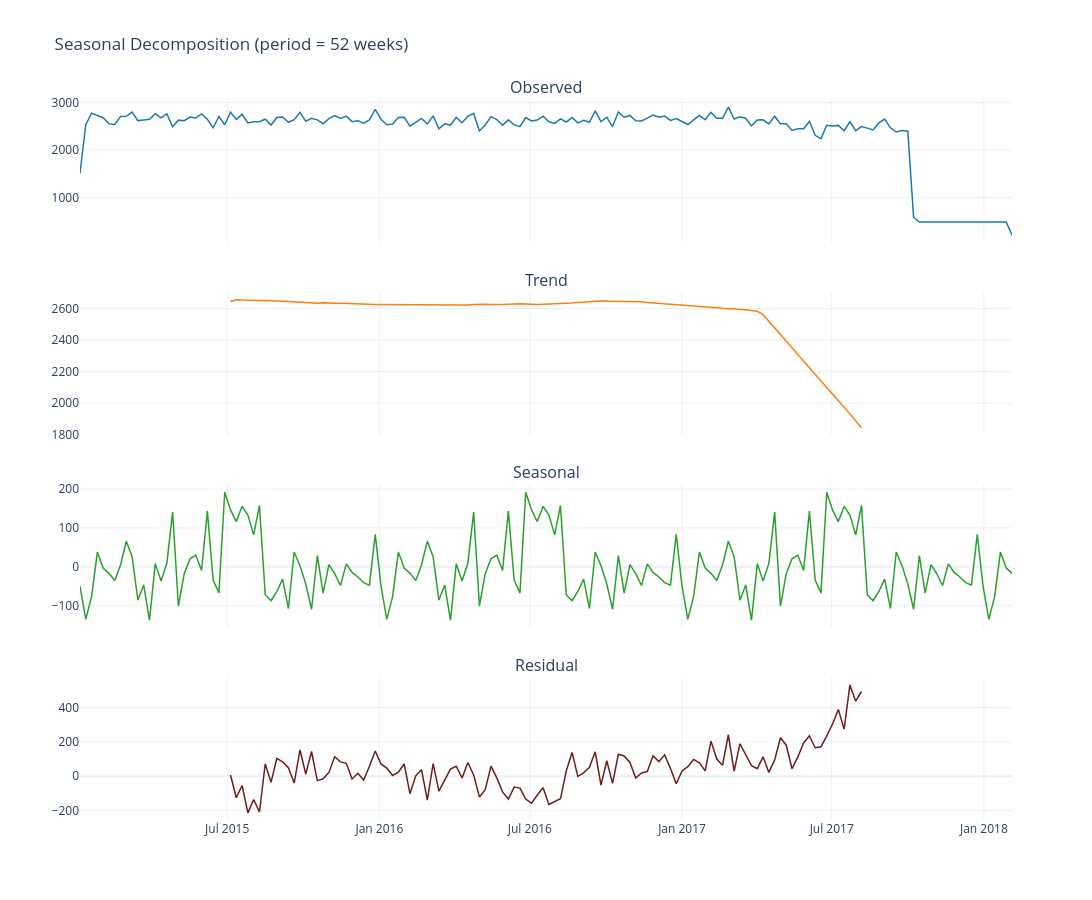
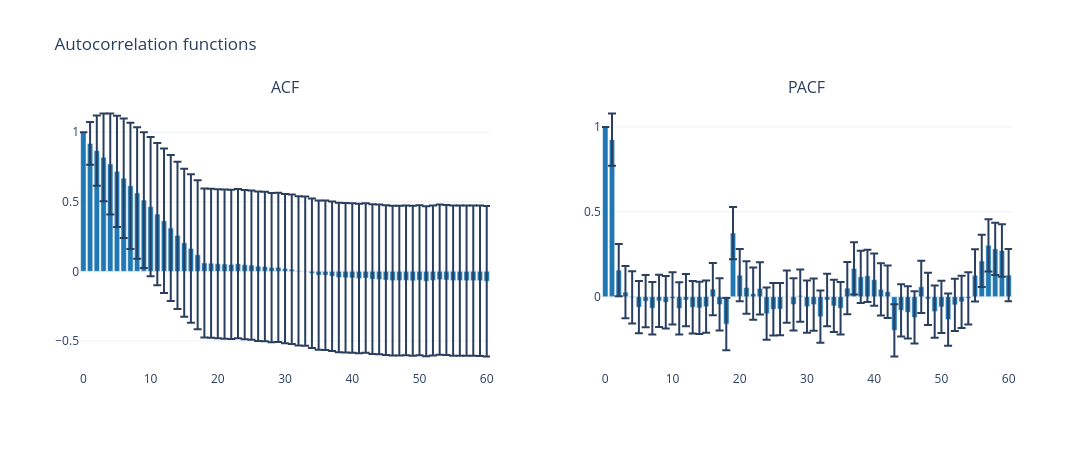

The cell these charts' notebook holds for them, in order:
### Markdown cell above
## EDA: Seasonality

### Code cell
season_info = eda.detect_seasonality(period=52)

print(f"Seasonal strength : {season_info['seasonal_strength']:.3f}")
print(f"ACF at lag 52     : {season_info['acf_at_period']:.3f}")
print(f"Seasonality detected: {season_info['has_seasonality']}")

fig_decomp = plot_seasonality(weekly_clean, period=52)
fig_decomp.show()

fig_acf = plot_autocorrelation(weekly_clean, lags=60)
fig_acf.show()

### Figure 1 — Plotly figure (JSON) as saved in the notebook; plotly's stock layout.template omitted (floating-point values rounded to 4 significant figures; data arrays with more than 128 entries replaced by an {"elided": "..."} marker saying what was removed)
{"data": [{"line": {"color": "#1f77b4", "width": 1.5}, "mode": "lines", "showlegend": false, "type": "scatter", "x": {"elided": "162 str values"}, "xaxis": "x", "y": {"elided": "162 float values"}, "yaxis": "y"}, {"line": {"color": "#ff7f0e", "width": 1.5}, "mode": "lines", "showlegend": false, "type": "scatter", "x": {"elided": "162 str values"}, "xaxis": "x2", "y": {"elided": "162 float values"}, "yaxis": "y2"}, {"line": {"color": "#2ca02c", "width": 1.5}, "mode": "lines", "showlegend": false, "type": "scatter", "x": {"elided": "162 str values"}, "xaxis": "x3", "y": {"elided": "162 float values"}, "yaxis": "y3"}, {"line": {"color": "#711b1b", "width": 1.5}, "mode": "lines", "showlegend": false, "type": "scatter", "x": {"elided": "162 str values"}, "xaxis": "x4", "y": {"elided": "162 float values"}, "yaxis": "y4"}], "layout": {"annotations": [{"font": {"size": 16}, "showarrow": false, "text": "Observed", "x": 0.5, "xanchor": "center", "xref": "paper", "y": 1, "yanchor": "bottom", "yref": "paper"}, {"font": {"size": 16}, "showarrow": false, "text": "Trend", "x": 0.5, "xanchor": "center", "xref": "paper", "y": 0.7325, "yanchor": "bottom", "yref": "paper"}, {"font": {"size": 16}, "showarrow": false, "text": "Seasonal", "x": 0.5, "xanchor": "center", "xref": "paper", "y": 0.465, "yanchor": "bottom", "yref": "paper"}, {"font": {"size": 16}, "showarrow": false, "text": "Residual", "x": 0.5, "xanchor": "center", "xref": "paper", "y": 0.1975, "yanchor": "bottom", "yref": "paper"}], "height": 900, "title": {"text": "Seasonal Decomposition (period = 52 weeks)"}, "width": 1100, "xaxis": {"anchor": "y", "domain": [0, 1], "matches": "x4", "showticklabels": false}, "xaxis2": {"anchor": "y2", "domain": [0, 1], "matches": "x4", "showticklabels": false}, "xaxis3": {"anchor": "y3", "domain": [0, 1], "matches": "x4", "showticklabels": false}, "xaxis4": {"anchor": "y4", "domain": [0, 1]}, "yaxis": {"anchor": "x", "domain": [0.8025, 1]}, "yaxis2": {"anchor": "x2", "domain": [0.535, 0.7325]}, "yaxis3": {"anchor": "x3", "domain": [0.2675, 0.465]}, "yaxis4": {"anchor": "x4", "domain": [0, 0.1975]}}}

### Figure 2 — Plotly figure (JSON) as saved in the notebook; plotly's stock layout.template omitted (floating-point values rounded to 4 significant figures)
{"data": [{"error_y": {"array": [0.0, 0.154, 0.2526, 0.3155, 0.3624, 0.3995, 0.4291, 0.4531, 0.4725, 0.4882, 0.5008, 0.5109, 0.5187, 0.5247, 0.529, 0.532, 0.5339, 0.5351, 0.5357, 0.5359, 0.536, 0.5362, 0.5363, 0.5364, 0.5365, 0.5366, 0.5367, 0.5368, 0.5368, 0.5369, 0.5369, 0.5369, 0.5369, 0.5369, 0.5369, 0.5369, 0.537, 0.537, 0.5371, 0.5371, 0.5372, 0.5373, 0.5375, 0.5376, 0.5377, 0.5378, 0.538, 0.5382, 0.5384, 0.5386, 0.5388, 0.539, 0.5392, 0.5394, 0.5395, 0.5397, 0.5399, 0.5401, 0.5403, 0.5405, 0.5407], "arrayminus": [0.0, 0.154, 0.2526, 0.3155, 0.3624, 0.3995, 0.4291, 0.4531, 0.4725, 0.4882, 0.5008, 0.5109, 0.5187, 0.5247, 0.529, 0.532, 0.5339, 0.5351, 0.5357, 0.5359, 0.536, 0.5362, 0.5363, 0.5364, 0.5365, 0.5366, 0.5367, 0.5368, 0.5368, 0.5369, 0.5369, 0.5369, 0.5369, 0.5369, 0.5369, 0.5369, 0.537, 0.537, 0.5371, 0.5371, 0.5372, 0.5373, 0.5375, 0.5376, 0.5377, 0.5378, 0.538, 0.5382, 0.5384, 0.5386, 0.5388, 0.539, 0.5392, 0.5394, 0.5395, 0.5397, 0.5399, 0.5401, 0.5403, 0.5405, 0.5407], "type": "data", "visible": true}, "marker": {"color": "#1f77b4"}, "name": "ACF", "type": "bar", "x": [0, 1, 2, 3, 4, 5, 6, 7, 8, 9, 10, 11, 12, 13, 14, 15, 16, 17, 18, 19, 20, 21, 22, 23, 24, 25, 26, 27, 28, 29, 30, 31, 32, 33, 34, 35, 36, 37, 38, 39, 40, 41, 42, 43, 44, 45, 46, 47, 48, 49, 50, 51, 52, 53, 54, 55, 56, 57, 58, 59, 60], "xaxis": "x", "y": [1.0, 0.9196, 0.8679, 0.819, 0.7717, 0.719, 0.6692, 0.6145, 0.5634, 0.5123, 0.4648, 0.4116, 0.3634, 0.3113, 0.2583, 0.2048, 0.1646, 0.119, 0.06033, 0.05813, 0.05453, 0.05244, 0.04979, 0.05465, 0.0482, 0.0445, 0.0366, 0.03442, 0.02707, 0.02819, 0.01988, 0.01462, 0.003538, 0.001374, -0.01408, -0.0271, -0.02773, -0.03513, -0.04388, -0.04604, -0.04755, -0.05212, -0.04802, -0.05614, -0.05799, -0.06292, -0.06687, -0.06623, -0.06499, -0.06799, -0.0638, -0.07088, -0.06506, -0.05982, -0.06205, -0.06665, -0.06612, -0.06673, -0.06707, -0.06716, -0.07134], "yaxis": "y"}, {"error_y": {"array": [0.0, 0.154, 0.154, 0.154, 0.154, 0.154, 0.154, 0.154, 0.154, 0.154, 0.154, 0.154, 0.154, 0.154, 0.154, 0.154, 0.154, 0.154, 0.154, 0.154, 0.154, 0.154, 0.154, 0.154, 0.154, 0.154, 0.154, 0.154, 0.154, 0.154, 0.154, 0.154, 0.154, 0.154, 0.154, 0.154, 0.154, 0.154, 0.154, 0.154, 0.154, 0.154, 0.154, 0.154, 0.154, 0.154, 0.154, 0.154, 0.154, 0.154, 0.154, 0.154, 0.154, 0.154, 0.154, 0.154, 0.154, 0.154, 0.154, 0.154, 0.154], "arrayminus": [0.0, 0.154, 0.154, 0.154, 0.154, 0.154, 0.154, 0.154, 0.154, 0.154, 0.154, 0.154, 0.154, 0.154, 0.154, 0.154, 0.154, 0.154, 0.154, 0.154, 0.154, 0.154, 0.154, 0.154, 0.154, 0.154, 0.154, 0.154, 0.154, 0.154, 0.154, 0.154, 0.154, 0.154, 0.154, 0.154, 0.154, 0.154, 0.154, 0.154, 0.154, 0.154, 0.154, 0.154, 0.154, 0.154, 0.154, 0.154, 0.154, 0.154, 0.154, 0.154, 0.154, 0.154, 0.154, 0.154, 0.154, 0.154, 0.154, 0.154, 0.154], "type": "data", "visible": true}, "marker": {"color": "#1f77b4"}, "name": "PACF", "type": "bar", "x": [0, 1, 2, 3, 4, 5, 6, 7, 8, 9, 10, 11, 12, 13, 14, 15, 16, 17, 18, 19, 20, 21, 22, 23, 24, 25, 26, 27, 28, 29, 30, 31, 32, 33, 34, 35, 36, 37, 38, 39, 40, 41, 42, 43, 44, 45, 46, 47, 48, 49, 50, 51, 52, 53, 54, 55, 56, 57, 58, 59, 60], "xaxis": "x2", "y": [1.0, 0.9253, 0.1569, 0.02672, -0.003913, -0.0614, -0.02581, -0.06784, -0.02452, -0.03258, -0.01032, -0.06914, -0.01944, -0.06202, -0.06625, -0.05865, 0.04513, -0.04562, -0.1615, 0.3752, 0.1268, 0.05424, 0.01772, 0.04864, -0.1, -0.07386, -0.07266, 0.0008968, -0.04539, 0.006548, -0.05821, -0.04626, -0.1179, -0.01926, -0.05402, -0.06789, 0.05041, 0.1664, 0.1173, 0.123, 0.1005, 0.04336, 0.02924, -0.1981, -0.08013, -0.09238, -0.1222, 0.05835, -0.01311, -0.08725, -0.05971, -0.1348, -0.04758, -0.03, -0.009177, 0.126, 0.2108, 0.303, 0.2818, 0.2722, 0.1277], "yaxis": "y2"}], "layout": {"annotations": [{"font": {"size": 16}, "showarrow": false, "text": "ACF", "x": 0.22, "xanchor": "center", "xref": "paper", "y": 1, "yanchor": "bottom", "yref": "paper"}, {"font": {"size": 16}, "showarrow": false, "text": "PACF", "x": 0.78, "xanchor": "center", "xref": "paper", "y": 1, "yanchor": "bottom", "yref": "paper"}], "height": 450, "showlegend": false, "title": {"text": "Autocorrelation functions"}, "width": 1100, "xaxis": {"anchor": "y", "domain": [0, 0.44]}, "xaxis2": {"anchor": "y2", "domain": [0.56, 1]}, "yaxis": {"anchor": "x", "domain": [0, 1]}, "yaxis2": {"anchor": "x2", "domain": [0, 1]}}}
